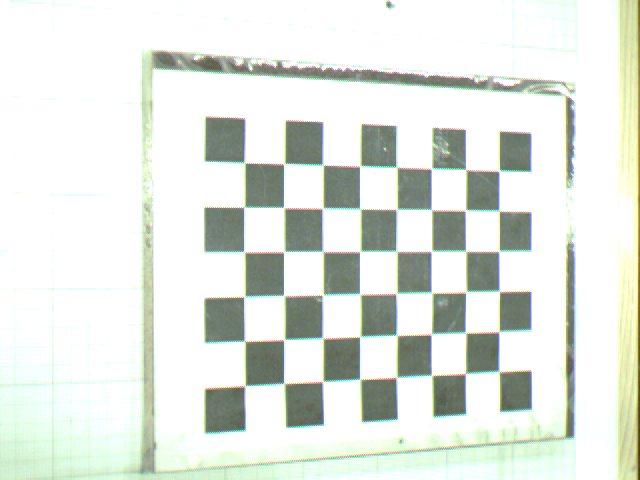
%> input picture Lab2/left1.ppm, 640 x 480 px
$ octave --eval "result = get_uv_orientation('left1.ppm');"   (GNU Octave 9; MATLAB toolbox functions it lacks are replaced by stand-ins)
%> lines starting %> are read from the running program, lines starting %| are printed output that depends on the picture; in (x1, y1, x2, y2) boxes, pixels count from 0 and x2, y2 are one past the last pixel; in counts of white or black regions, pixels touching at a corner belong together; the program's own positions count from 1
function [ uv, ori ] = get_uv_orientation( filename )
%> called with filename = 'left1.ppm'

I  = imread(filename);
%> I is the input picture: size 480x640x3 uint8; mean R, G, B 224.9, 230.4, 223.3
I=rgb2gray(I);
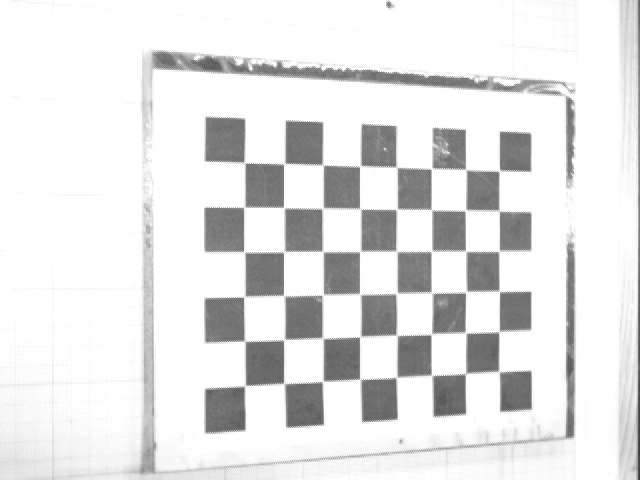
%> I: size 480x640 uint8; min 54, max 255, mean 227.9

se = offsetstrel('ball',10,10);
erodedI = imerode(I,se);
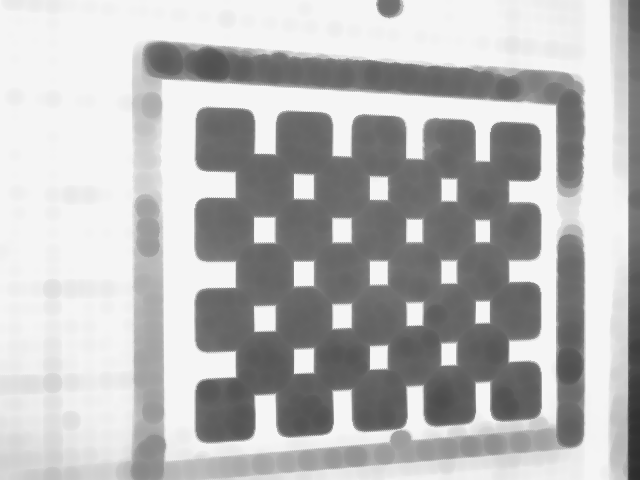
%> erodedI: size 480x640 uint8; min 44, max 245, mean 183.7
dilatedI = imdilate(erodedI,se);
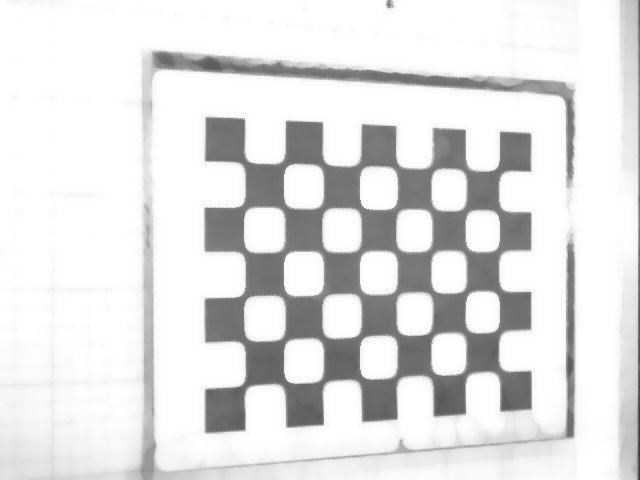
%> dilatedI: size 480x640 uint8; min 54, max 255, mean 224.3

level = graythresh(dilatedI);
%> level = 0.725
BW = imcomplement(imbinarize(dilatedI,level));
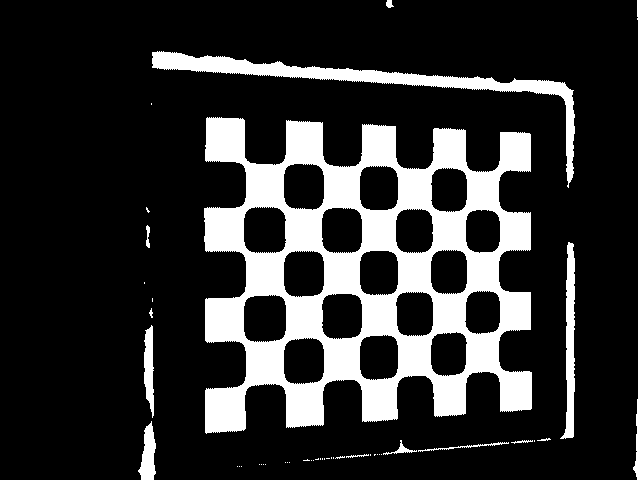
%> BW: size 480x640 logical; 19.4% white; 45 white regions (31 under 20 px), largest, box (x1, y1, x2, y2) and area: (204, 117, 532, 434) 49057, (152, 51, 575, 188) 5888, (560, 242, 575, 439) 1572

stats = regionprops(BW,'Centroid','Orientation','Area');
%> stats = 45 regions; largest, Area, Centroid and Orientation: 49057 [364.9 274.2] 3.78, 5888 [374.2 82] -7.23, 1572 [570.8 342.7] 89.68, 1134 [639.2 264.8] 89.88, 658 [149.8 368.4] -88.66
len = length(stats);
%> len = 45

index = 1;
for i = 1 : len
    % filter the object with the area
    if stats(i).Area > 1000
        % re-order the object based on the centroid
        uv(index,:) = stats(i).Centroid;
        ori(index,1) = stats(i).Orientation;
        index = index + 1;
    end
end
%> this loop made 45 passes
%> after the loop, ori = [-7.23; 3.78; 89.68; 89.88]; uv = [374.2 82.04; 364.9 274.2; 570.8 342.7; 639.2 264.8]
%> `result = get_uv_orientation('left1.ppm');`: result has the same summary as uv in get_uv_orientation

end

$ run again, on Lab2/left2.ppm
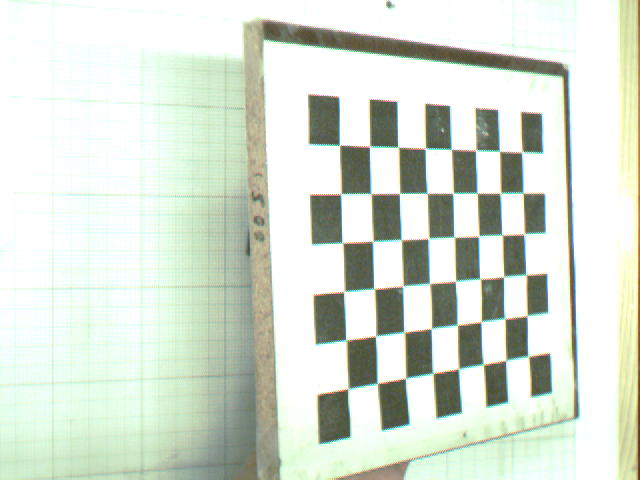
%> input picture Lab2/left2.ppm, 640 x 480 px
%> in get_uv_orientation, I is the input picture: size 480x640x3 uint8; mean R, G, B 215.1, 223.6, 211.5
%> I: size 480x640 uint8
%> in get_uv_orientation, `dilatedI = imdilate(erodedI,se);`:
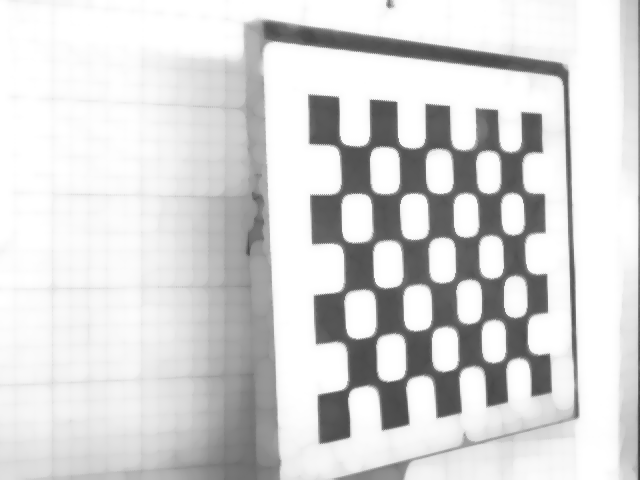
%> dilatedI: size 480x640 uint8; min 54, max 255, mean 214.3
%> level = 0.702
%> in get_uv_orientation, `BW = imcomplement(imbinarize(dilatedI,level));`:
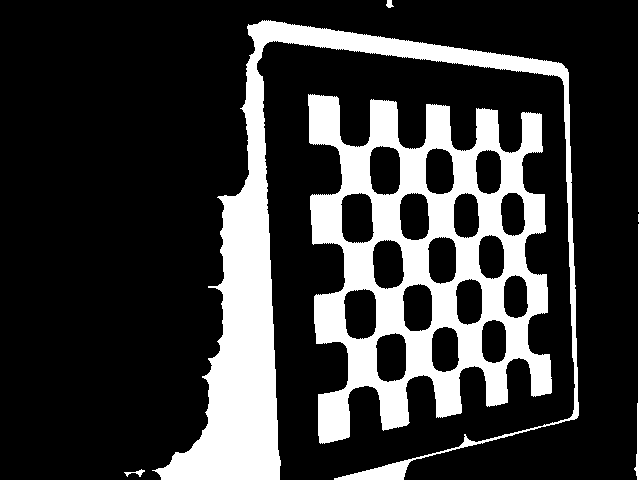
%> BW: size 480x640 logical; 22.4% white; 5 white regions, box (x1, y1, x2, y2) and area: (308, 94, 552, 444) 38752, (152, 20, 579, 480) 29005, (634, 0, 640, 480) 1061, (124, 469, 145, 477) 61, (386, 0, 394, 8) 43
%> stats = 5 regions; Area, Centroid and Orientation: 38752 [425.8 262.8] 89.68, 29005 [298.4 278.7] 66.12, 1061 [639.3 261.2] 89.91, 61 [136.2 473.4] 5.49, 43 [390.1 4.5] -79.07
%> len = 5
%> the loop in get_uv_orientation, `for i = 1 : len` made 5 passes
%> after the loop in get_uv_orientation, `for i = 1 : len`: ori = [66.12; 89.68; 89.91]; uv = [298.4 278.7; 425.8 262.8; 639.3 261.2]
